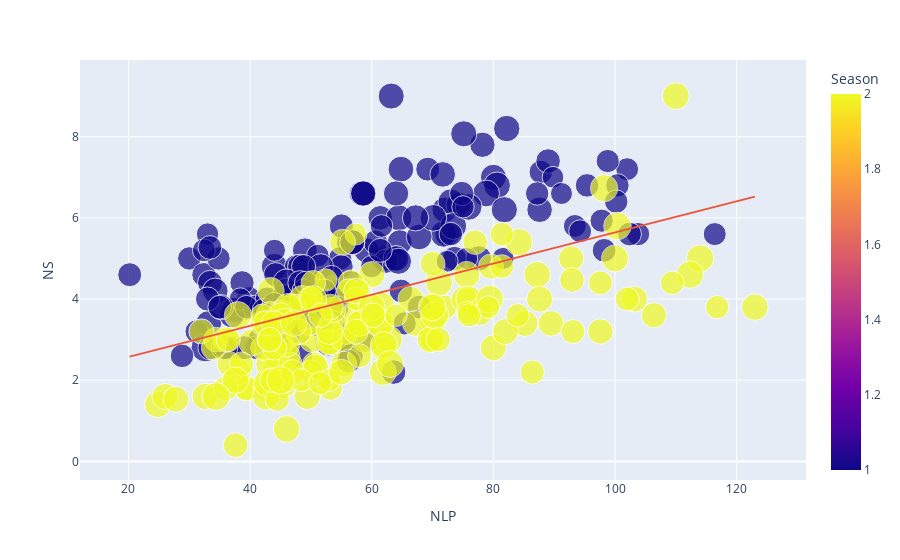

The code cell stored with this chart in its notebook:
### Markdown cell above
In this case we have choosen 2 variables with a strong correlation:

*   NLP. Number of Legumes per Plant
*   NS. Number of steams

### Code cell
fig = px.scatter(data, x="NLP", y="NS", color="Season",size='MHG', hover_data="Cultivar",trendline="ols", color_discrete_sequence=px.colors.qualitative.D3)
fig.show()

### Figure 1 — Plotly figure (JSON) as saved in the notebook; plotly's stock layout.template omitted (floating-point values rounded to 4 significant figures; data arrays with more than 128 entries replaced by an {"elided": "..."} marker saying what was removed)
{"data": [{"customdata": {"elided": "320x1 str values"}, "hovertemplate": "NLP=%{x}<br>NS=%{y}<br>MHG=%{marker.size}<br>Cultivar=%{customdata[0]}<br>Season=%{marker.color}<extra></extra>", "legendgroup": "", "marker": {"color": {"elided": "320 int values"}, "coloraxis": "coloraxis", "size": {"elided": "320 float values"}, "sizemode": "area", "sizeref": 0.54, "symbol": "circle"}, "mode": "markers", "name": "", "orientation": "v", "showlegend": false, "type": "scatter", "x": {"elided": "320 float values"}, "xaxis": "x", "y": {"elided": "320 float values"}, "yaxis": "y"}, {"hovertemplate": "<b>OLS trendline</b><br>NS = 0.0383474 * NLP + 1.80577<br>R<sup>2</sup>=0.272383<br><br>NLP=%{x}<br>NS=%{y} <b>(trend)</b><extra></extra>", "legendgroup": "", "marker": {"symbol": "circle"}, "mode": "lines", "name": "", "showlegend": false, "type": "scatter", "x": {"elided": "320 float values"}, "xaxis": "x", "y": {"elided": "320 float values"}, "yaxis": "y"}], "layout": {"coloraxis": {"colorbar": {"title": {"text": "Season"}}, "colorscale": [[0, "#0d0887"], [0.1111, "#46039f"], [0.2222, "#7201a8"], [0.3333, "#9c179e"], [0.4444, "#bd3786"], [0.5556, "#d8576b"], [0.6667, "#ed7953"], [0.7778, "#fb9f3a"], [0.8889, "#fdca26"], [1, "#f0f921"]]}, "legend": {"itemsizing": "constant", "tracegroupgap": 0}, "margin": {"t": 60}, "xaxis": {"anchor": "y", "domain": [0, 1], "title": {"text": "NLP"}}, "yaxis": {"anchor": "x", "domain": [0, 1], "title": {"text": "NS"}}}}
